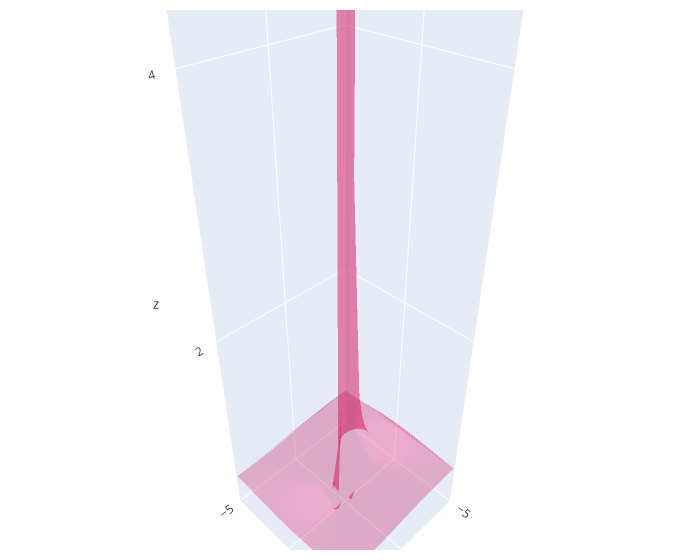

Source (notebook cell):
### Markdown cell above
# Plotting

### Code cell
#Mesh
import plotly.graph_objects as go
import plotly.express as px

N = 70

fig = go.Figure(data=[go.Mesh3d(x = xcoord,
                   y = ycoord,
                   z = z,
                   opacity=0.5,
                   color='rgba(244,22,100,0.6)'
                  )])

fig.update_layout(
    scene = dict(
        xaxis = dict(nticks=4, range=xrange,),
                     yaxis = dict(nticks=4, range=yrange,),
                     zaxis = dict(nticks=4, range=zrange,),),
    width=700,
    margin=dict(r=20, l=10, b=10, t=10))

fig.show()

### Figure 1 — Plotly figure (JSON) as saved in the notebook; plotly's stock layout.template omitted (floating-point values rounded to 4 significant figures; data arrays with more than 128 entries replaced by an {"elided": "..."} marker saying what was removed)
{"data": [{"color": "rgba(244,22,100,0.6)", "opacity": 0.5, "type": "mesh3d", "x": {"elided": "1156 float values"}, "y": {"elided": "1156 float values"}, "z": {"elided": "1156 float values"}}], "layout": {"margin": {"b": 10, "l": 10, "r": 20, "t": 10}, "scene": {"xaxis": {"nticks": 4, "range": [-5, 5]}, "yaxis": {"nticks": 4, "range": [-5, 5]}, "zaxis": {"nticks": 4, "range": [0.114, 5]}}, "width": 700}}
